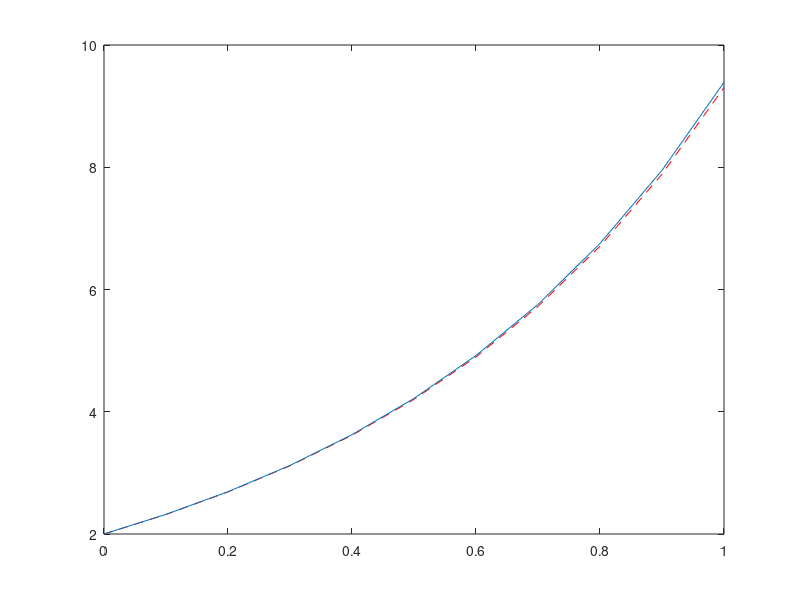

MATLAB code for this plot:
function EulerMejorado

  %cond iniciales
  x0=0;
  y0=2;
  %---
  paso=0.1;
  x=x0:paso:1;
  nd=length(x); %cant puntos
  y=zeros(nd,1);
  y(1)=y0;

  yexact(1)=exp(2*x(1))+x(1)+1;

  %---
  %EULER Mejorado
  for i=1:nd-1
    fxm=2*y(i)-2*x(i)-1; %pendiente (deriv) 1
    fxmh=2*(y(i)+paso*fxm)-2*x(i+1)-1; %pendiente (deriv) 2
    y(i+1)=y(i)+paso*0.5*(fxm+fxmh); %y aproximado con el promedio 1 y 2
    yexact(i+1)=exp(2*x(i+1))+x(i+1)+1;
  end
  y(nd)
  yexact(nd)

  plot(x,y,'--r',x,yexact)

endfunction
